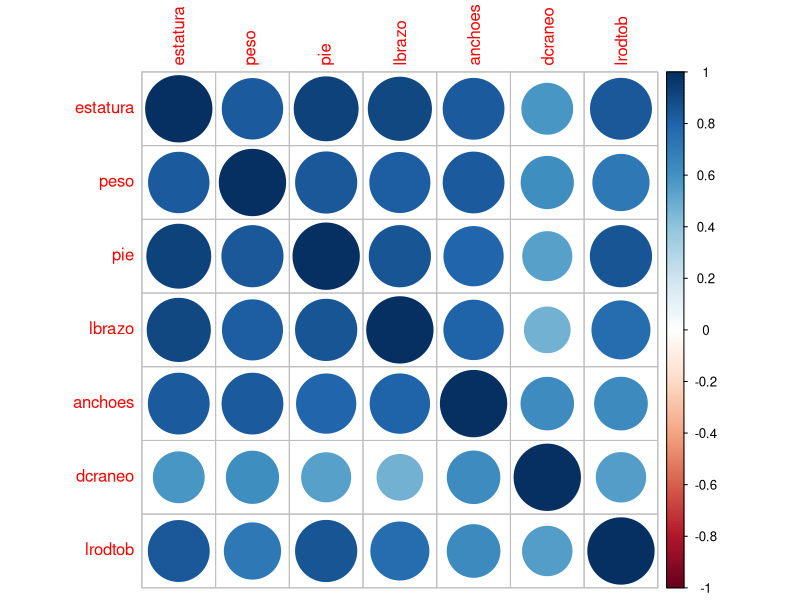
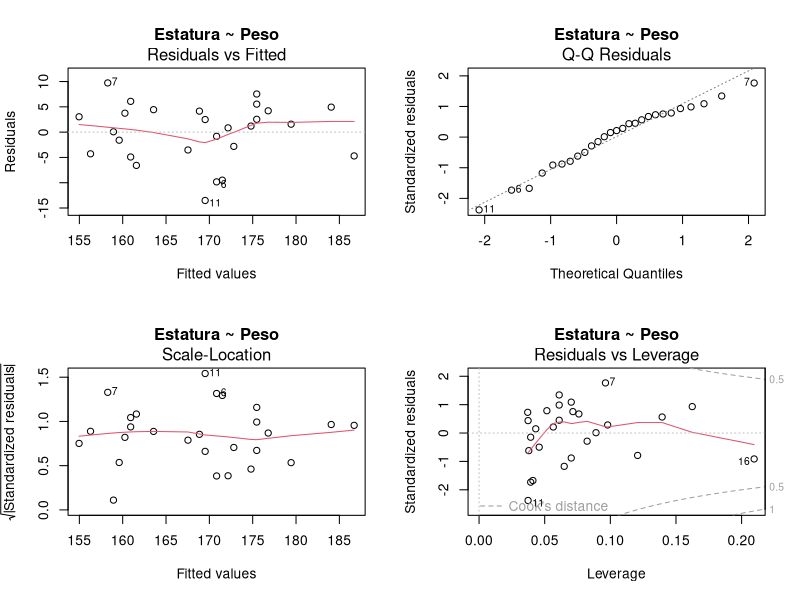
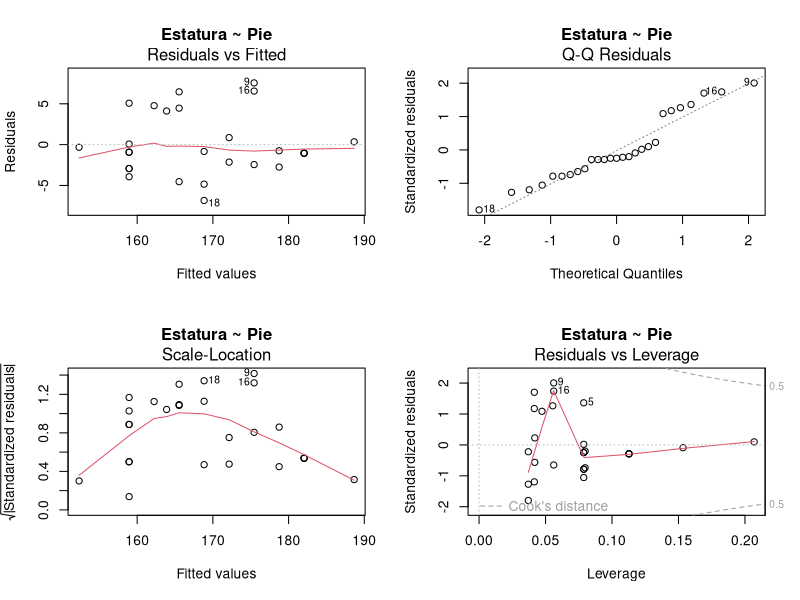
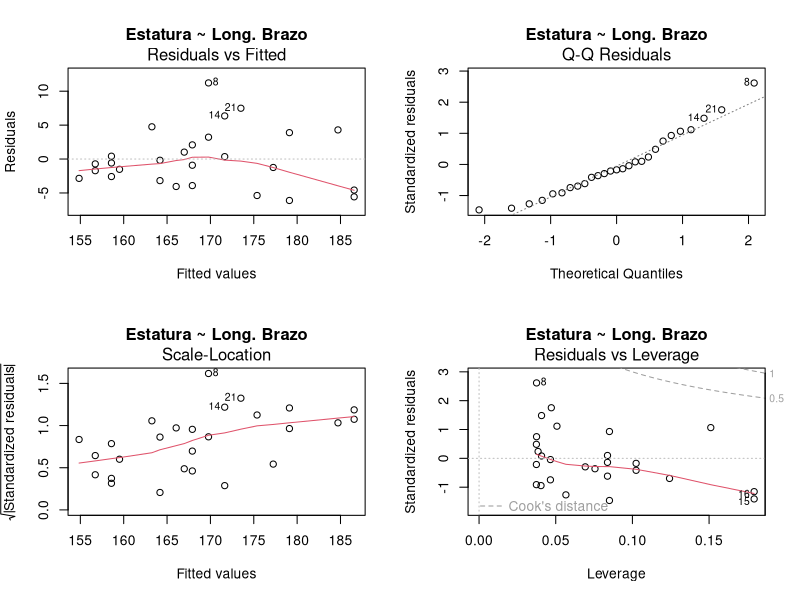
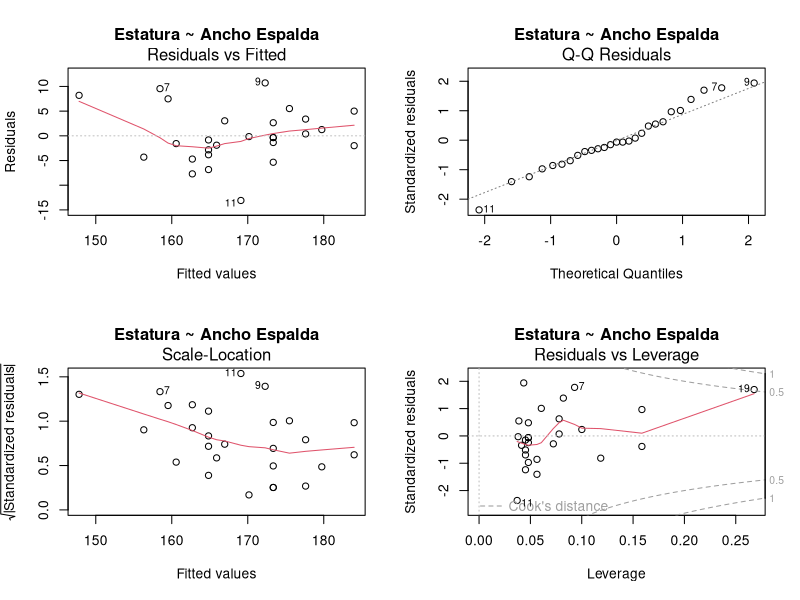
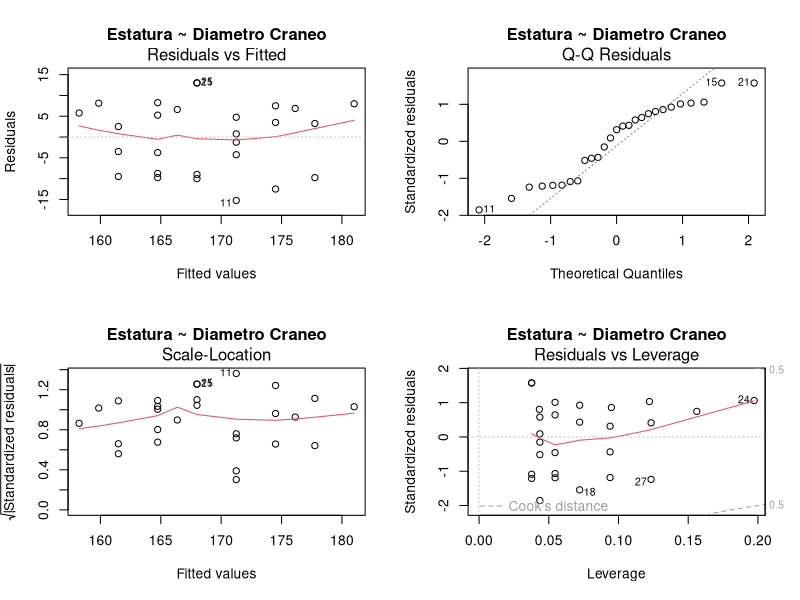
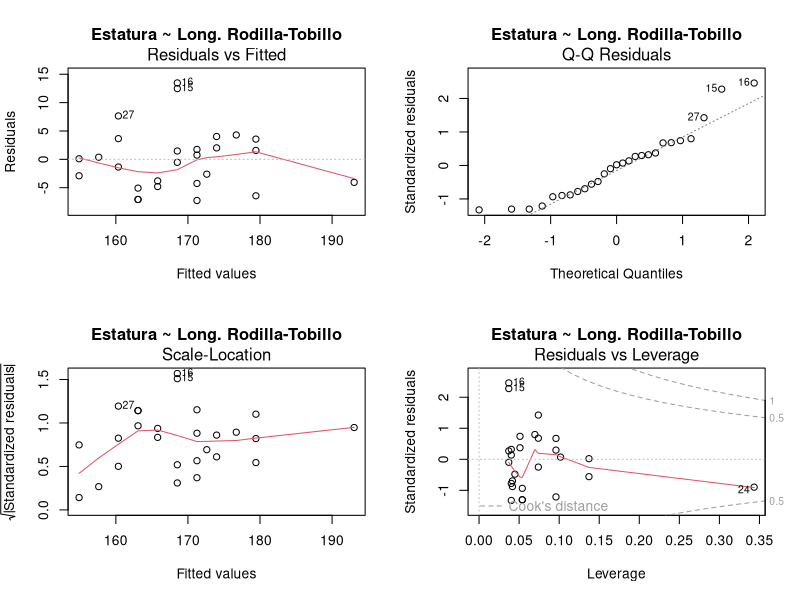
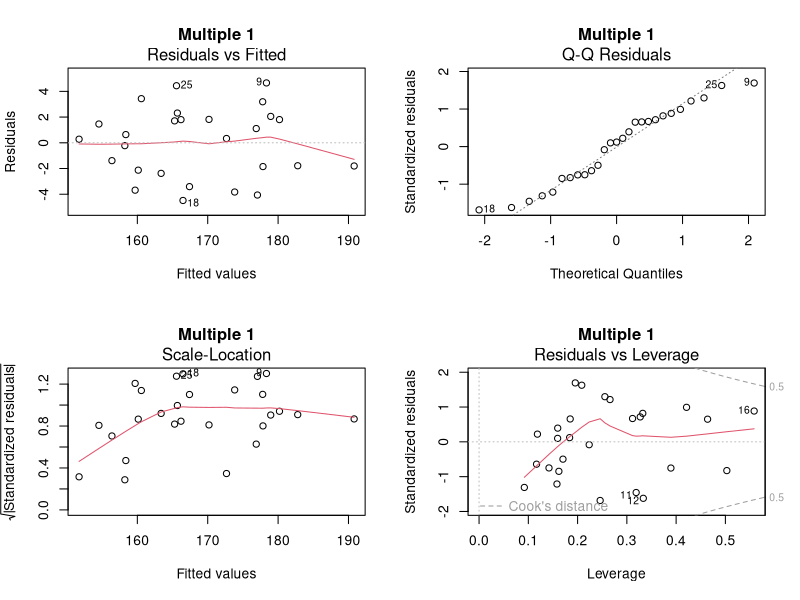

These charts were generated, in order, by the following R code:
# Proyecto Final
# Autor: David Segura #13-11341
#        Manuel Faria #15-10463
#        Juan Oropeza #15-11041

library(corrplot)
datos = read.table("Proyecto2A.txt",header=T)

# 1. Realice un analisis descriptivo y exploratorio de los datos. Incluya en este
# analisis la matriz de correlacion.

# Peso
peso = datos$peso
summary(peso)
sd(peso)

# Estatura
estatura = datos$estatura
summary(estatura)
sd(estatura)

# Longitud de Pie
pie = datos$pie
summary(pie)
sd(pie)

# Longitud de Brazo
lbrazo = datos$lbrazo
summary(lbrazo)
sd(lbrazo)

# Ancho de Espalda
anchoes = datos$anchoes
summary(anchoes)
sd(anchoes)

# Diametro del Craneo
dcraneo = datos$dcraneo
summary(dcraneo)
sd(dcraneo)

# Longitud entre la rodilla y el tobillo
lrodtob = datos$lrodtob
summary(lrodtob)
sd(lrodtob)

# Paises de procedencia
pais_de_procedencia = datos$pais_de_procedencia
summary(pais_de_procedencia)

# Matriz de Correlacion
variables_cuant = datos[1:7]
datos.cor = cor(variables_cuant)
corrplot(datos.cor)

# 2. Encuentre el modelo de regresion simple que mejor se ajuste a
# los datos; realice las pruebas estadisticas que considere conveniente
# para justificar su respuesta, incluyendo un analisis de residuales.

par(mfrow = c(2,2))

# Peso
modeloPeso = lm(estatura~peso)
summary(modeloPeso)
plot(modeloPeso, main = "Estatura ~ Peso")

# Pie
modeloPie = lm(estatura~pie)
summary(modeloPie)
plot(modeloPie, main = "Estatura ~ Pie")

# Longitud de Brazo
modeloLbrazo = lm(estatura~lbrazo)
summary(modeloLbrazo)
plot(modeloLbrazo, main = "Estatura ~ Long. Brazo")

# Ancho Espalda
modeloAnchoes = lm(estatura~anchoes)
summary(modeloAnchoes)
plot(modeloAnchoes, main = "Estatura ~ Ancho Espalda")

# Diametro de Craneo
modeloDcraneo = lm(estatura~dcraneo)
summary(modeloDcraneo)
plot(modeloDcraneo, main = "Estatura ~ Diametro Craneo")

# Longitud entre Rodilla y el Tobillo
modeloLrodtob = lm(estatura~lrodtob)
summary(modeloLrodtob)
plot(modeloLrodtob, main = "Estatura ~ Long. Rodilla-Tobillo")

# 3. Emplee comparacion de modelos para establecer el modelo multiple mas
# apropiado. Realice, como en el inciso 2, todas las pruebas estadisticas
# que considere conveniente para justificar su respuesta, incluyendo un 
# analisis de residuos. Considere un nivel del 5%.

# Regresion paso a paso hacia atras
# Tenemos el modelo multiple con todas las variables
multiple1 = lm(estatura~peso + pie + lbrazo + anchoes + dcraneo + lrodtob)
summary(multiple1)
plot(multiple1,main="Multiple 1")
# Menos significativa es b0

multiple2 = lm(estatura~peso + pie + lbrazo + anchoes + dcraneo + lrodtob - 1)
summary(multiple2)
plot(multiple2,main="Multiple 2")
# Menos significativa es el peso

multiple3 = lm(estatura~pie + lbrazo + anchoes + dcraneo + lrodtob - 1)
summary(multiple3)
plot(multiple3,main="Multiple 3")
# Menos significativa es anchoes

multiple4 = lm(estatura~pie + lbrazo + dcraneo + lrodtob - 1)
summary(multiple4)
plot(multiple4,main="Multiple 4")
# Menos significativa es lrodtob

multiple5 = lm(estatura~pie + lbrazo + dcraneo - 1)
summary(multiple5)
plot(multiple5,main="Multiple 5")
# Aqui ya todos son significativos con nivel de 0.05 
